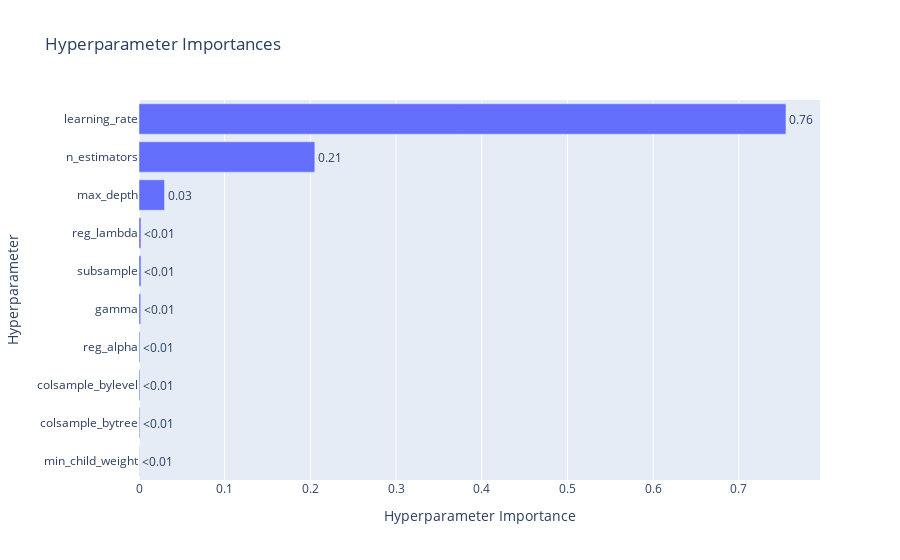

The notebook cell this image was saved under:
### Markdown cell above
Die Untersuchung der Hyperparameter Importances zeigt zeigt, dass die learning_rate und n_estimators die wichtigsten Hyperparameter sind, die das Modell maßgeblich beeinflussen. Eine Anpassung dieser beiden Parameter ist entscheidend für die Optimierung des Modells. Max_depth nimmt ebenfalls Einfluss, jedoch deutlich weniger. Die anderen Hyperparameter spielen nur eine untergeordnete Rolle in diesem Modell.

### Code cell
optuna.visualization.plot_param_importances(study)

### Figure 1 — Plotly figure (JSON) as saved in the notebook; plotly's stock layout.template omitted (floating-point values rounded to 4 significant figures)
{"data": [{"cliponaxis": false, "hovertemplate": ["min_child_weight (IntDistribution): 0.00028089181937886854<extra></extra>", "colsample_bytree (FloatDistribution): 0.0009232256007807058<extra></extra>", "colsample_bylevel (FloatDistribution): 0.001093379633098039<extra></extra>", "reg_alpha (FloatDistribution): 0.0010955073067936162<extra></extra>", "gamma (FloatDistribution): 0.0019796773314800144<extra></extra>", "subsample (FloatDistribution): 0.0023097407232695348<extra></extra>", "reg_lambda (FloatDistribution): 0.002310701076414853<extra></extra>", "max_depth (IntDistribution): 0.029768603082973355<extra></extra>", "n_estimators (IntDistribution): 0.20520840891268938<extra></extra>", "learning_rate (FloatDistribution): 0.7550298645131217<extra></extra>"], "name": "Objective Value", "orientation": "h", "text": ["<0.01", "<0.01", "<0.01", "<0.01", "<0.01", "<0.01", "<0.01", "0.03", "0.21", "0.76"], "textposition": "outside", "type": "bar", "x": [0.0002809, 0.0009232, 0.001093, 0.001096, 0.00198, 0.00231, 0.002311, 0.02977, 0.2052, 0.755], "y": ["min_child_weight", "colsample_bytree", "colsample_bylevel", "reg_alpha", "gamma", "subsample", "reg_lambda", "max_depth", "n_estimators", "learning_rate"]}], "layout": {"title": {"text": "Hyperparameter Importances"}, "xaxis": {"title": {"text": "Hyperparameter Importance"}}, "yaxis": {"title": {"text": "Hyperparameter"}}}}
